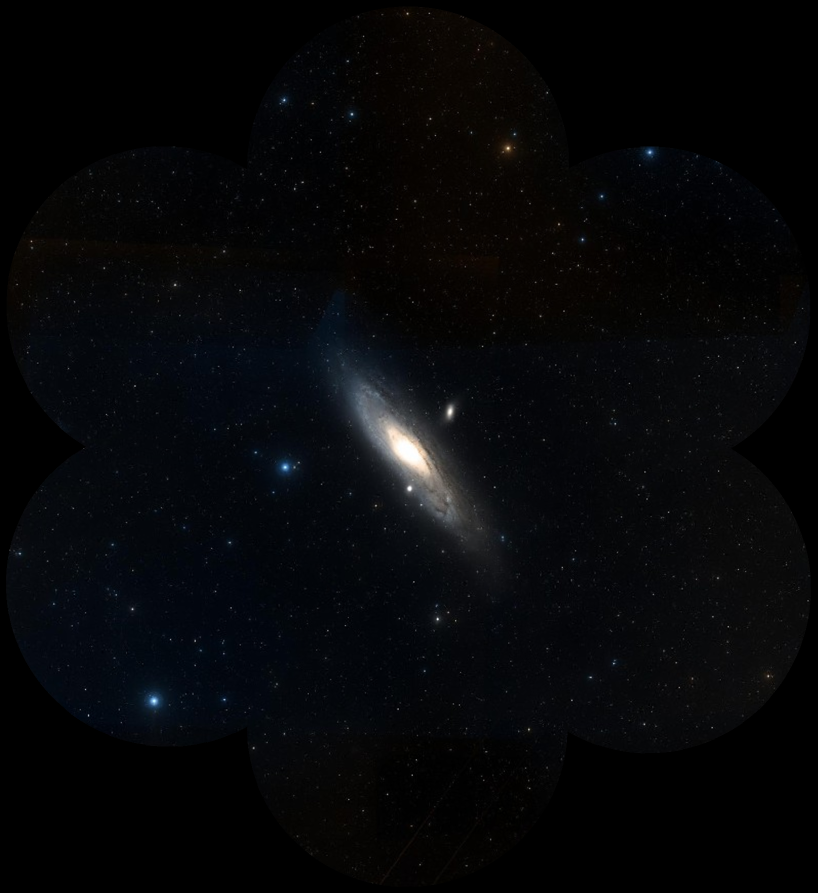
#> input picture ZemaxNonSequential7ChannelSampleSolution/script/registered_output/mosaic.png, 1635 x 1786 px (shown at 1/2 size)
$ python make_direct_overlay.py
#> lines starting #> are read from the running program, lines starting #| are printed output that depends on the picture; after the words box and inside, x2 and y2 are one past the last pixel; in counts of white or black regions, pixels touching at a corner belong together
from pathlib import Path
import json,math
import numpy as np
from PIL import Image,ImageDraw,ImageFont

root=Path(__file__).resolve().parents[1]
import os
results=Path(os.environ.get('TELESCOPE_RESULTS_DIR',str(root/'registered_output')))
figures=Path(os.environ.get('TELESCOPE_FIGURE_DIR',str(root/'comparison_figures')))
project=Path(os.environ.get('TELESCOPE_PROJECT_DIR',str(root.parent)))
out=figures;out.mkdir(parents=True,exist_ok=True)
meta=json.loads((results/'manifest.json').read_text(encoding='utf-8'))
#> (reads ZemaxNonSequential7ChannelSampleSolution/script/registered_output/manifest.json from the repository)
registered=Image.open(results/'mosaic.png').convert('RGB')
#> registered is the input picture: PIL image 1635x1786 RGB; mean R, G, B 5.9, 6.7, 8.5
width,height=registered.size;size=meta['registration_size'];ppd=size/3.5
#> after `width, height = registered.size`: width = 1635; height = 1786
G=np.array(meta['channels']['G']['image_to_mosaic'])
origin=(G@np.array([(size-1)/2,(size-1)/2,1]))[:2]
canvas=Image.new('RGB',(width,height),'black');placements={}
#> after `canvas = Image.new('RGB', (width, height), 'black')`: canvas: PIL image 1635x1786 RGB; every value is 0
yy,xx=np.mgrid[:size,:size]
mask=np.uint8(np.hypot(xx-(size-1)/2,yy-(size-1)/2)<size*.494)*255
mask[:3]=0;mask[-3:]=0;mask[:,:3]=0;mask[:,-3:]=0
mask=Image.fromarray(mask)
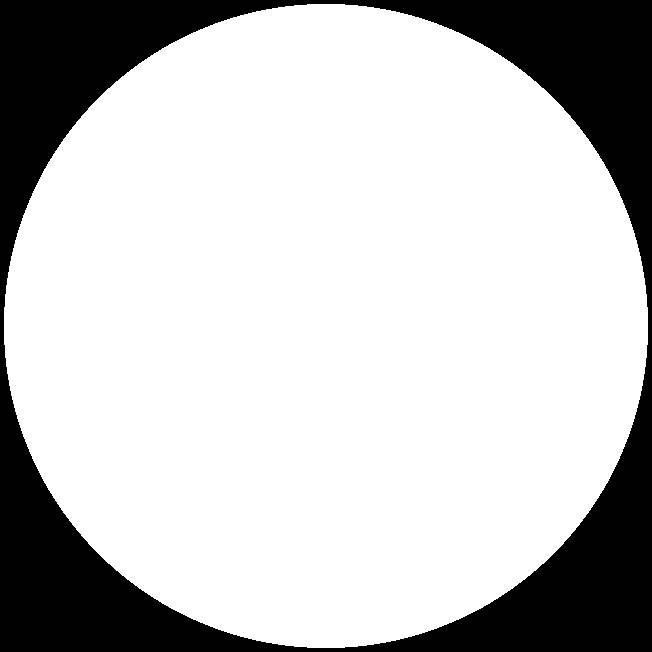
#> mask: PIL image 652x652 L; 76.7% white; 1 black region, box (x1, y1, x2, y2) and area: (0, 0, 652, 652) 99192
for name in 'ABCDEFG':
    im=Image.open(results/f'crops/Channel_{name}.png').convert('RGB').resize((size,size))
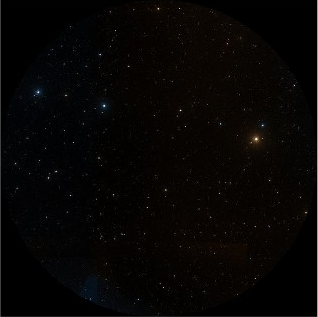
#> input picture ZemaxNonSequential7ChannelSampleSolution/script/registered_output/crops/Channel_A.png, 318 x 317 px
    dx,dy=meta['channels'][name]['nominal_center_deg']
    cx,cy=origin+np.array([dx*ppd,-dy*ppd])
    left=round(cx-(size-1)/2);top=round(cy-(size-1)/2)
    canvas.paste(im,(left,top),mask)
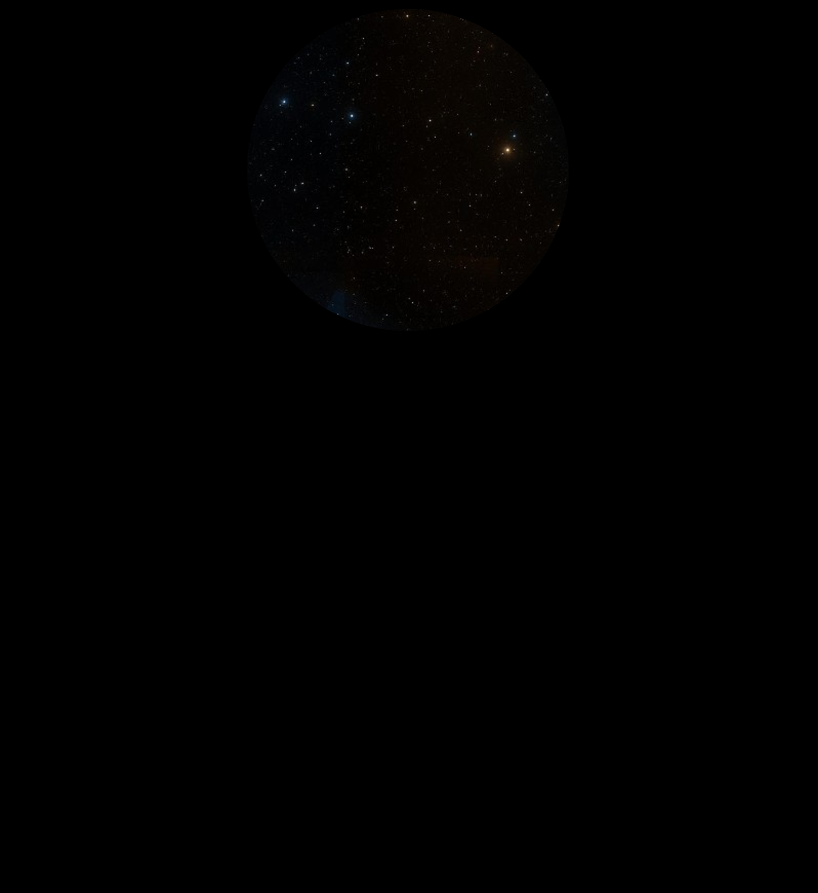
#> canvas: PIL image 1635x1786 RGB (shown at 1/2 size); mean R, G, B 0.8, 0.6, 0.4
    placements[name]={'left':left,'top':top,'center':[float(cx),float(cy)]}
#> pass 2 of the loop `for name in 'ABCDEFG':`:
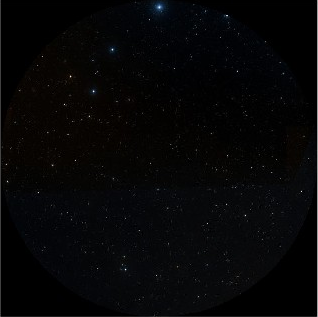
#> input picture ZemaxNonSequential7ChannelSampleSolution/script/registered_output/crops/Channel_B.png, 318 x 317 px
#> `canvas.paste(im,(left,top),mask)`:
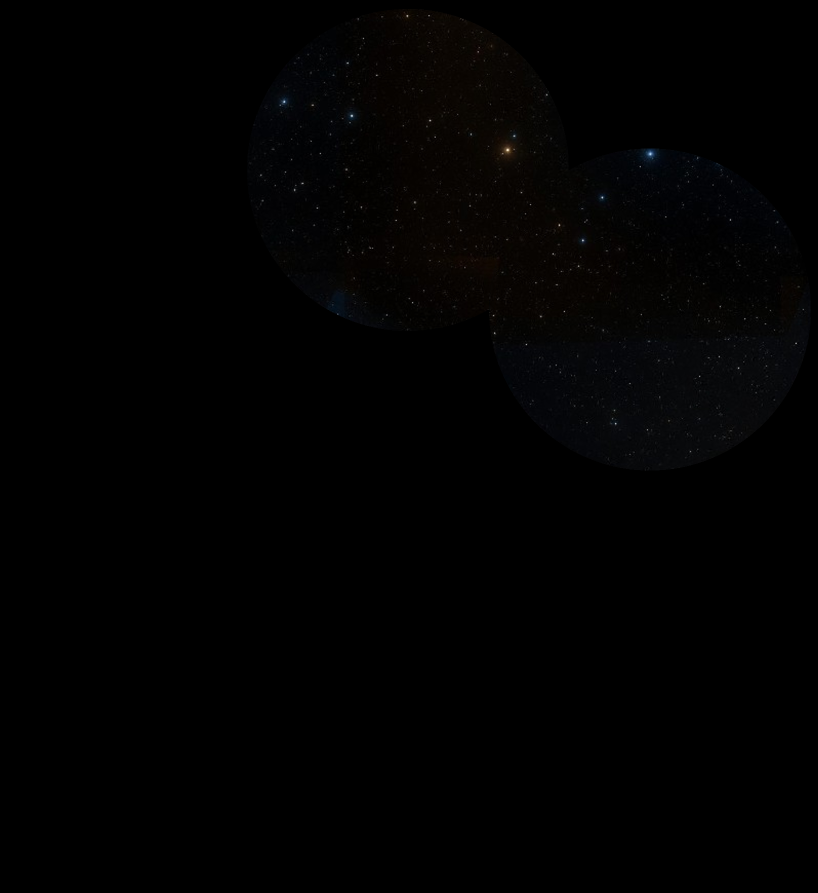
#> canvas: PIL image 1635x1786 RGB (shown at 1/2 size); mean R, G, B 1.5, 1.3, 1.2
#> pass 3 of the loop `for name in 'ABCDEFG':`:
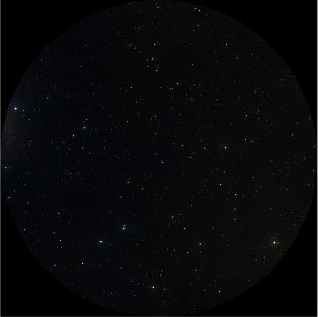
#> input picture ZemaxNonSequential7ChannelSampleSolution/script/registered_output/crops/Channel_C.png, 318 x 317 px
#> `canvas.paste(im,(left,top),mask)`:
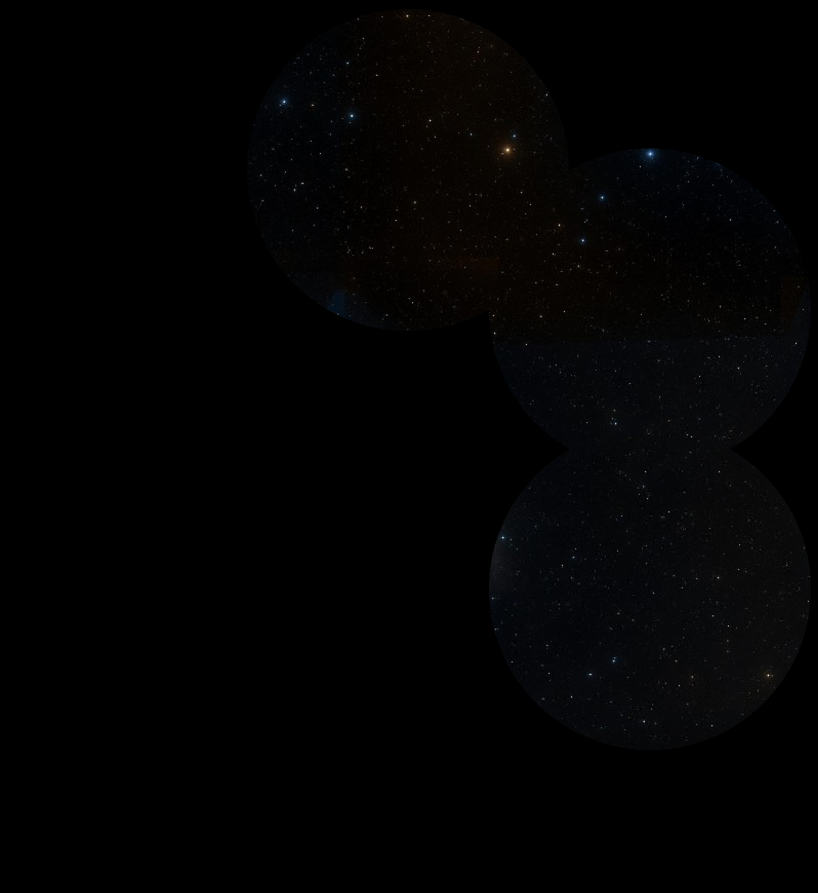
#> canvas: PIL image 1635x1786 RGB (shown at 1/2 size); mean R, G, B 2.4, 2.2, 2.4
#> (the run stopped early here; a loop or call above may not have finished)
